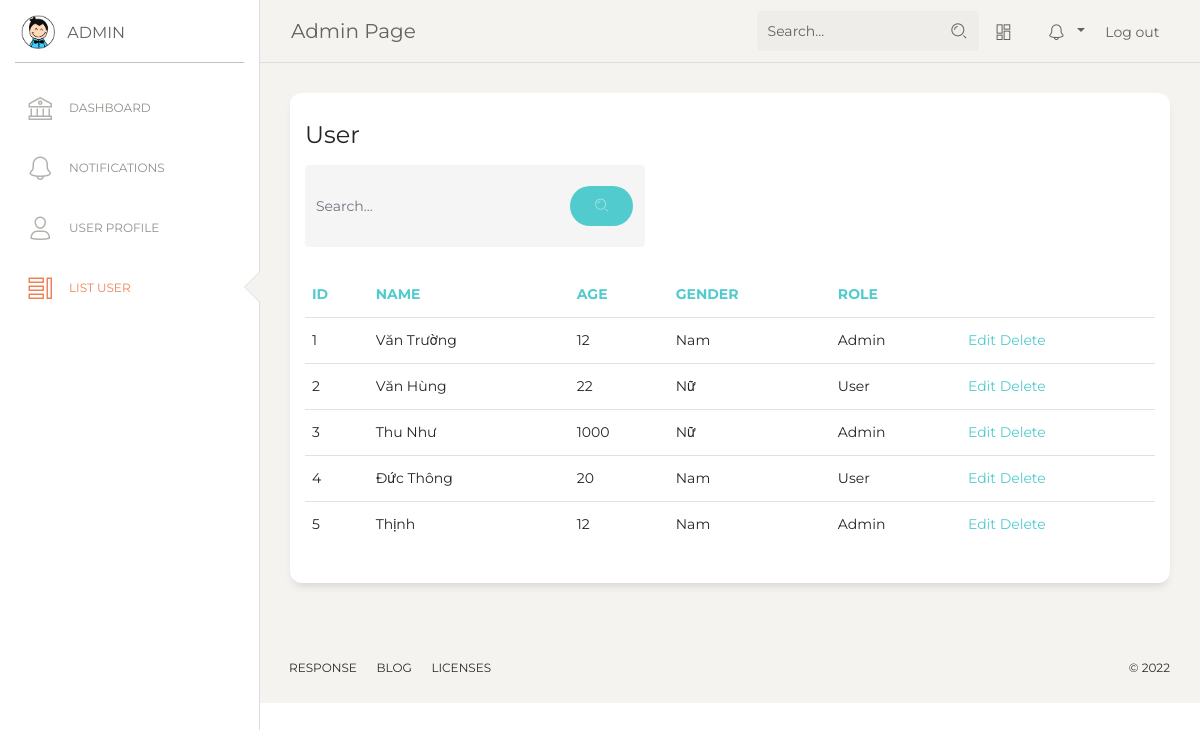
Before: /home/tablelist (signed in) with the older database file.
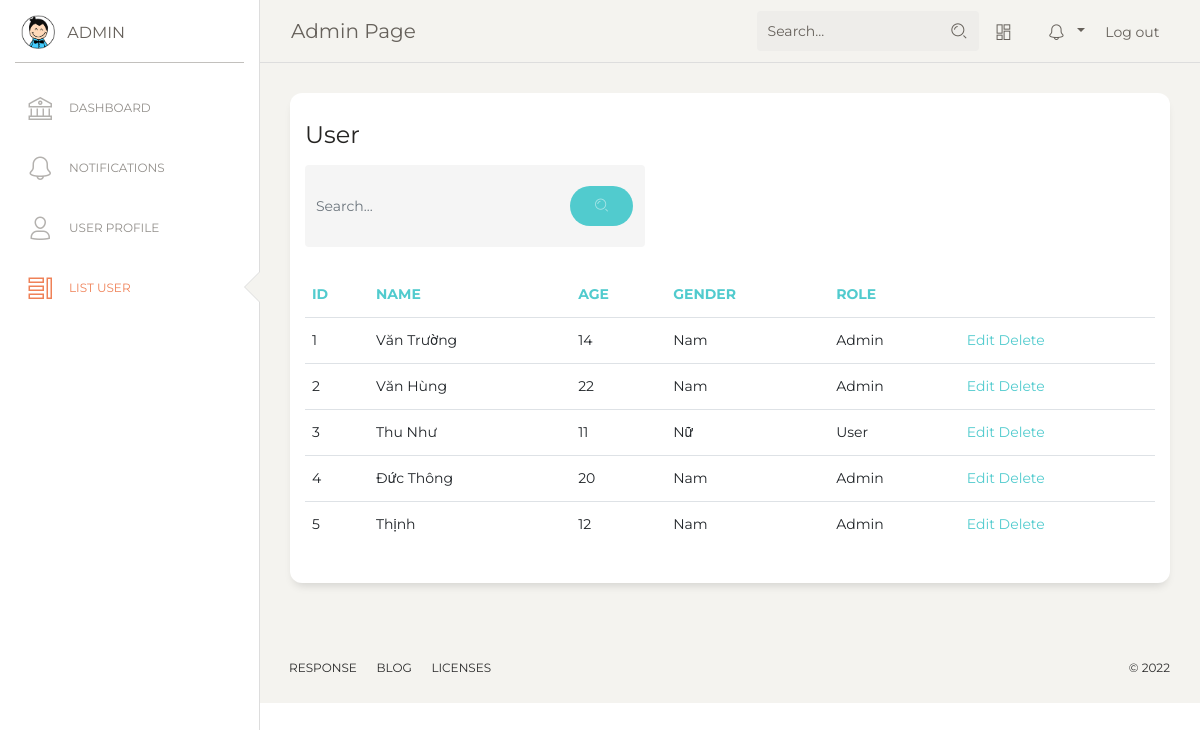
After: the same page with the newer database file.
### home/models.py (models this page shows)
class People(models.Model):
    ID = models.IntegerField(primary_key=True, null=False, default=0)
    Name = models.CharField(max_length=100,null=True)
    Age = models.IntegerField(null=True)
    Gender = models.IntegerField(null=True)
    RFID = models.CharField(max_length=15,null=True)
    RoleID = models.IntegerField(null=True)

### home/views.py (the view)
# urls.py: path('home/tablelist', views.listUser, name='tablelist'),
def listUser(request):
    people = People.objects.all().order_by('ID')
    if(request.session['role_id']==1):
        return render(request, 'tablelist/index.html', {"people": people})
    return HttpResponse('Chuc nang nay chi danh cho admin')

### templates/tablelist/index.html (shortened to what this page needs)
{% extends 'home/base.html'%}
{% load static%}
{% block sidebarblock%}
 <div class="sidebar-wrapper">
       <ul class="nav">
          <li>
            <a href="./dashboard">
              <i class="nc-icon nc-bank"></i>
              <p>Dashboard</p>
            </a>
          </li>
          <li >
            <a href="{% url 'home:notification' %}">
              <i class="nc-icon nc-bell-55"></i>
              <p>Notifications</p>
            </a>
          </li>
          <li >
            <a href="{% url 'home:detail' request.session.people_id %}">
              <i class="nc-icon nc-single-02"></i>
              <p>User Profile</p>
            </a>
          </li>
          {% if request.session.role_id == 1 %}
          <li class="active" >
            <a href="{% url 'home:tablelist' %}">
              <i class="nc-icon nc-tile-56"></i>
              <p>List User </p>
            </a>
          </li>
          {% endif%}
        </ul>
      </div>
          {% endblock %}
   {% block contentblock%}
      <div class="content">
        <div class="row">
          <div class="col-md-12">
            <div class="card">
              <div class="card-header">
                <h4 class="card-title">User</h4>
                 <form method="post" action="{% url 'home:search' %}">
                  <div style="width:40%" class="input-group no-border" >
                    <input  type="text" name="strSearch" value="" class="form-control" placeholder="Search..." >
                    <div class="input-group-append">
                      <div class="input-group-text">
                        <button type="submit" class="btn btn-primary btn-round"><i class="nc-icon nc-zoom-split"></i></button>
                      </div>
                    </div>
                  </div>
                </form>
              </div>
              <div class="card-body">
                <div class="table-responsive">
                  <table class="table">
                    <thead class=" text-primary">
                      <th>
                        ID
                      </th>
                      <th>
                        Name
                      </th>
                      <th>
                        Age
                      </th>
                      <th >
                        Gender
                      </th>
                      <th >
                        Role
                      </th>
                    </thead>
                    <tbody>
                    {% for item in people%}
                      <tr>
                        <td>
                          {{item.ID}}
                        </td>
                        <td>
                          {{item.Name}}
                        </td>
                        <td>
                          {{item.Age}}
                        </td>
                        <td>
                          {% if item.Gender == 1  %}
                            Nam
                          {% else %} Nữ
                          {%endif%}
                        </td>
                        <td>
                          {% if item.RoleID == 1  %}
                            Admin
                          {% else %} User
                          {%endif%}
                        </td>
                        <td>
                          <a href="{% url 'home:detail' item.ID %}">Edit</a>
                          <a href="{% url 'home:delete' item.ID %}">Delete</a>
                        </td>
                      </tr>
                    {% endfor%}
                    </tbody>
                  </table>
                </div>
              </div>
            </div>
          </div>
        </div>
      </div>
    {% endblock %}

Changed rows visible on the page:
changed People "Văn Trường": Age "12" → "14"
changed People "Văn Hùng": Gender "Nữ" → "Nam"; RoleID "User" → "Admin"
changed People "Thu Như": Age "1000" → "11"; RoleID "Admin" → "User"
changed People "Đức Thông": RoleID "User" → "Admin"
